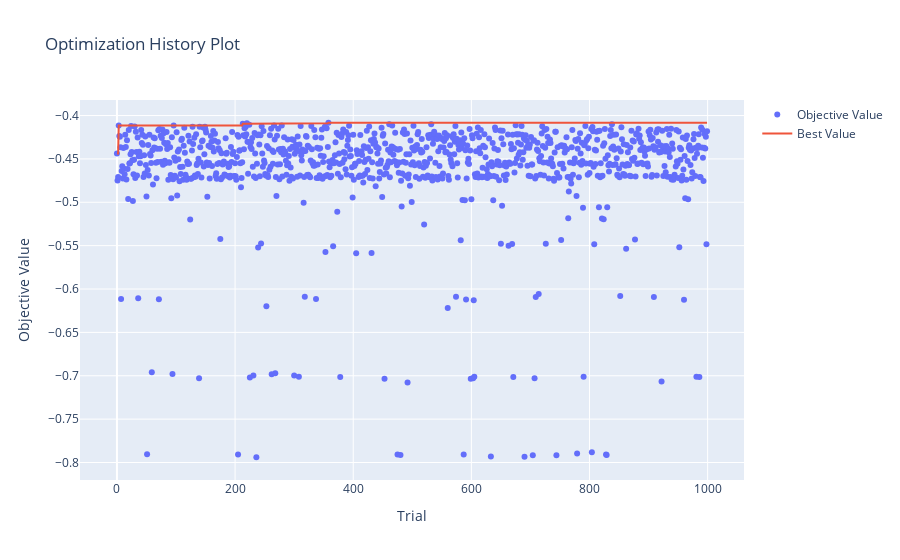

Notebook source saved alongside this figure:
### Code cell
optuna.visualization.plot_optimization_history(study_rand)

### Figure 1 — Plotly figure (JSON) as saved in the notebook; plotly's stock layout.template omitted (floating-point values rounded to 4 significant figures; data arrays with more than 128 entries replaced by an {"elided": "..."} marker saying what was removed)
{"data": [{"mode": "markers", "name": "Objective Value", "type": "scatter", "x": {"elided": "1000 int values"}, "y": {"elided": "1000 float values"}}, {"mode": "lines", "name": "Best Value", "type": "scatter", "x": {"elided": "1000 int values"}, "y": {"elided": "1000 float values"}}, {"marker": {"color": "#cccccc"}, "mode": "markers", "name": "Infeasible Trial", "showlegend": false, "type": "scatter", "x": [], "y": []}], "layout": {"title": {"text": "Optimization History Plot"}, "xaxis": {"title": {"text": "Trial"}}, "yaxis": {"title": {"text": "Objective Value"}}}}
